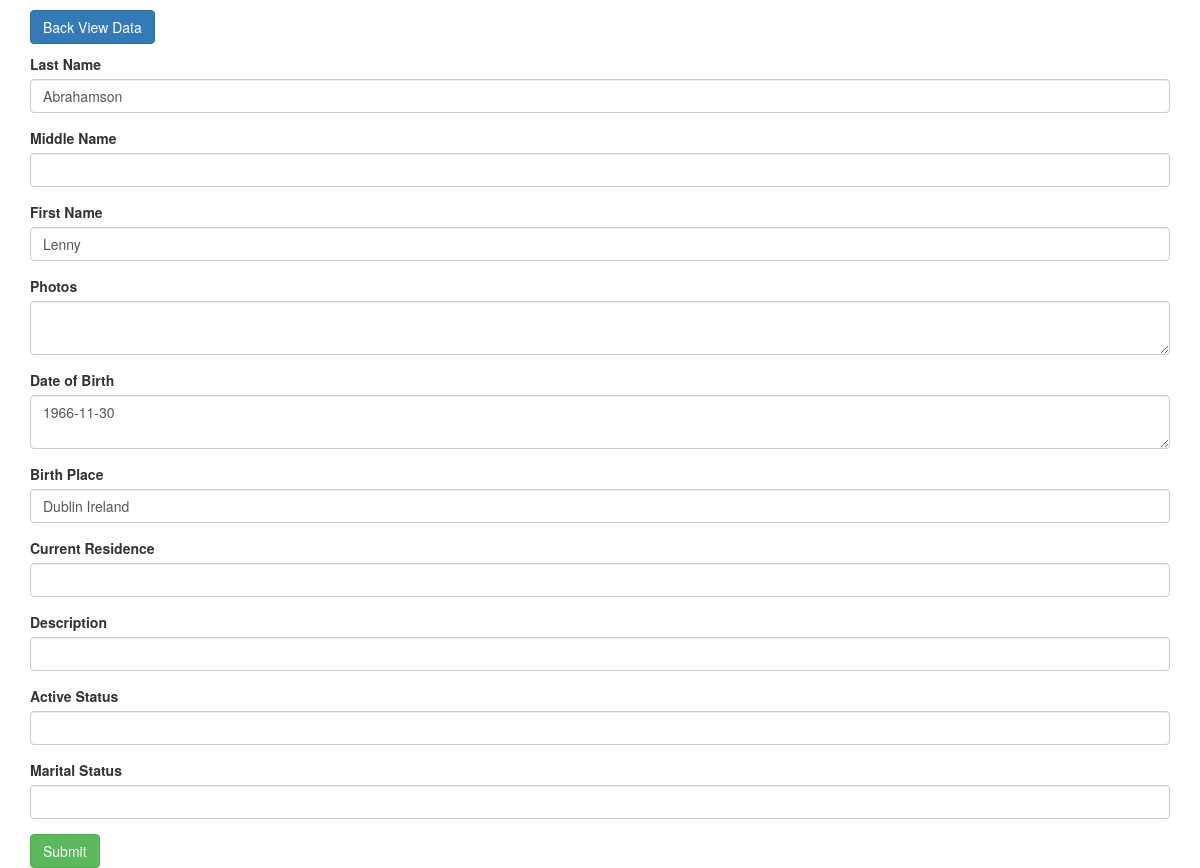
Screenshot of /persons_update.php?id=26 with the database file from the repository.
### tables this page shows
CREATE TABLE `person` (
  `person_id` int(11) NOT NULL,
  `last_name` varchar(255) NOT NULL,
  `middle_name` varchar(255) DEFAULT NULL,
  `first_name` varchar(255) NOT NULL,
  `photo` varchar(255) DEFAULT NULL,
  `dob` date NOT NULL,
  `birth_place` varchar(255) DEFAULT NULL,
  `current_residence` varchar(255) DEFAULT NULL,
  `description` varchar(255) DEFAULT NULL,
  `active_status` varchar(255) DEFAULT NULL,
  `marital_status` varchar(255) DEFAULT NULL,
  `spouse_name` varchar(255) DEFAULT NULL,
  `gender` char(20) NOT NULL,
  PRIMARY KEY (`person_id`)
);

### htdocs/includes/actors.inc.php (called while the page is built, shortened)
<?php
class Person{
 private $conn;
 private $table_name = "person";
 public $id;
 public function __construct($db){
  $this->conn = $db;
 }
 function readOne(){
  $query = "SELECT
     *
    FROM
     " . $this->table_name . "
    WHERE
     person_id = ?
    LIMIT
     0,1";
  $stmt = $this->conn->prepare( $query );
  $stmt->bindParam(1, $this->id);
  $stmt->execute();
  $row = $stmt->fetch(PDO::FETCH_ASSOC);
  $this->id = $row['person_id'];
  $this->last = $row['last_name'];
  $this->middle = $row['middle_name'];
  $this->first = $row['first_name'];
  $this->dob = $row['dob'];
  $this->birthplace = $row['birth_place'];
  $this->curr = $row['current_residence'];
  $this->des = $row['description'];
  $this->active = $row['active_status'];
  $this->marital = $row['marital_status'];
 }
}
?>

### htdocs/persons_update.php (the view, shortened to what this page needs)
<?php
$id = isset($_GET['id']) ? $_GET['id'] : die('ERROR: missing ID.');
$database = new Config();
$db = $database->getConnection();
include_once 'includes/actors.inc.php';
$product = new Person($db);
$product->id = $id;
$product->readOne();
?>
<!DOCTYPE html>
<html lang="en">
  <head>
    <link href="css/bootstrap.min.css" rel="stylesheet">
  </head>
  <body>
    <div class="container">
      <p>
 <a class="btn btn-primary" href="index.php" role="button">Back View Data</a>
      </p>
<form method="post">
  <div class="form-group">
    <label for="last">Last Name</label>
    <input type="text" class="form-control" id="last" name="last" value='<?php echo $product->last; ?>'>
  </div>
  <div class="form-group">
    <label for="middle">Middle Name</label>
    <input type="text" class="form-control" id="middle" name="middle" value='<?php echo $product->middle; ?>'>
  </div>
  <div class="form-group">
    <label for="first">First Name</label>
    <input type="text" class="form-control" id="first" name="first" value='<?php echo $product->first; ?>'>
  </div>
  <div class="form-group">
    <label for="photo">Photos</label>
    <textarea class="form-control" rows="2" id="photo" name="photo"><?php echo $product->photo; ?></textarea>
  </div>
  <div class="form-group">
    <label for="dob">Date of Birth</label>
    <textarea class="form-control" rows="2" id="dob" name="dob"><?php echo $product->dob; ?></textarea>
  </div>
  <div class="form-group">
    <label for="birthplace">Birth Place</label>
    <input type="text" class="form-control" id="birthplace" name="birthplace" value='<?php echo $product->birthplace; ?>'>
  </div>
  <div class="form-group">
    <label for="curr">Current Residence</label>
    <input type="text"  class="form-control" id="curr" name="curr" value='<?php echo $product->curr; ?>'>
  </div>
  <div class="form-group">
    <label for="des">Description</label>
    <input type="text"  class="form-control" id="des" name="des" value='<?php echo $product->des; ?>'>
  </div>
  <div class="form-group">
    <label for="active">Active Status</label>
    <input type="text"  class="form-control" id="active" name="active" value='<?php echo $product->active; ?>'>
  </div>
  <div class="form-group">
    <label for="marital">Marital Status</label>
    <input type="text"  class="form-control" id="marital" name="marital" value='<?php echo $product->marital; ?>'>
  </div>
  <button type="submit" class="btn btn-success">Submit</button>
</form>
    </div>
  </body>
</html>

### rows the page displays
person: last "Abrahamson", first "Lenny", dob "1966-11-30", birthplace "Dublin Ireland"
